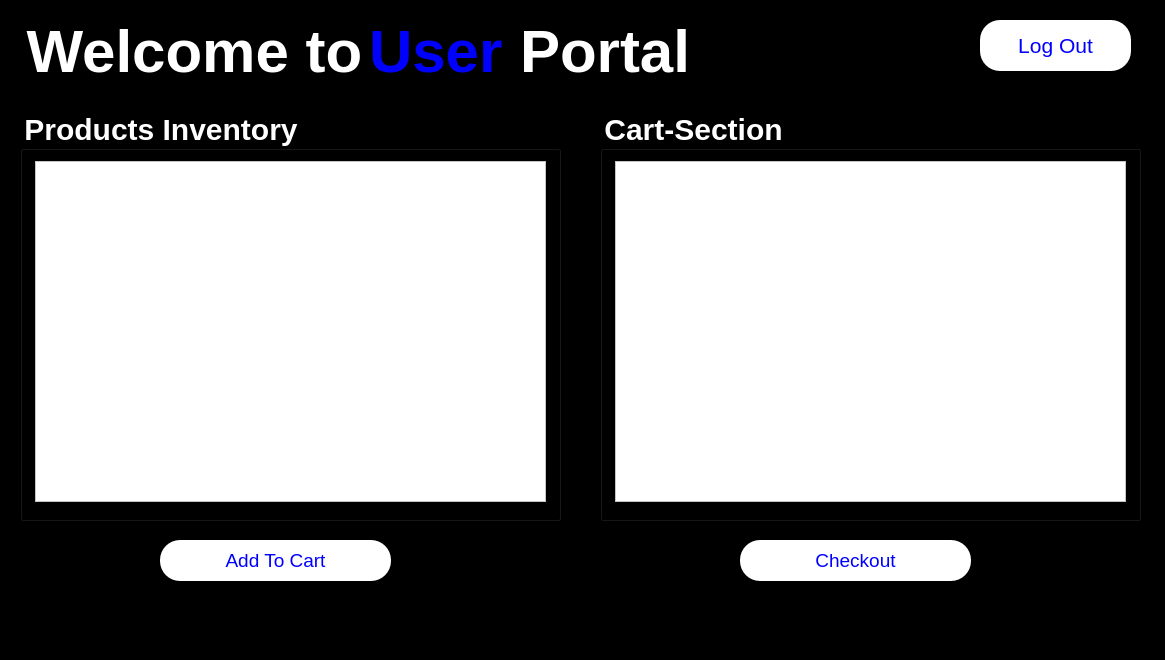
<?xml version="1.0" encoding="UTF-8"?>
<ui version="4.0">
 <class>MainWindowUSER</class>
 <widget class="QMainWindow" name="MainWindowUSER">
  <property name="geometry">
   <rect>
    <x>0</x>
    <y>0</y>
    <width>1165</width>
    <height>660</height>
   </rect>
  </property>
  <property name="windowTitle">
   <string>MainWindow</string>
  </property>
  <property name="styleSheet">
   <string notr="true">background-color: black;</string>
  </property>
  <widget class="QWidget" name="centralwidget">
   <widget class="QWidget" name="layoutWidget">
    <property name="geometry">
     <rect>
      <x>10</x>
      <y>10</y>
      <width>680</width>
      <height>82</height>
     </rect>
    </property>
    <layout class="QGridLayout" name="gridLayout">
     <item row="0" column="1">
      <widget class="QLabel" name="label_2">
       <property name="styleSheet">
        <string notr="true">color: blue;
font-weight: 700;
font-size: 60px;</string>
       </property>
       <property name="text">
        <string>User</string>
       </property>
      </widget>
     </item>
     <item row="0" column="2">
      <widget class="QLabel" name="label_3">
       <property name="styleSheet">
        <string notr="true">color: white;
font-weight: 700;
font-size: 60px;</string>
       </property>
       <property name="text">
        <string>Portal</string>
       </property>
      </widget>
     </item>
     <item row="0" column="0">
      <widget class="QLabel" name="label">
       <property name="styleSheet">
        <string notr="true">color: white;
font-weight: 700;
font-size: 60px;</string>
       </property>
       <property name="text">
        <string> Welcome to</string>
       </property>
      </widget>
     </item>
    </layout>
   </widget>
   <widget class="QGroupBox" name="groupBox">
    <property name="geometry">
     <rect>
      <x>20</x>
      <y>110</y>
      <width>541</width>
      <height>411</height>
     </rect>
    </property>
    <property name="styleSheet">
     <string notr="true">color: white;
font-size: 30px;
font-weight: 600;</string>
    </property>
    <property name="title">
     <string>Products Inventory</string>
    </property>
    <widget class="QTableWidget" name="Product_Table">
     <property name="geometry">
      <rect>
       <x>15</x>
       <y>51</y>
       <width>511</width>
       <height>341</height>
      </rect>
     </property>
     <property name="styleSheet">
      <string notr="true">color: black;
font-size: 20px;
background-color: white;</string>
     </property>
    </widget>
   </widget>
   <widget class="QGroupBox" name="groupBox_2">
    <property name="geometry">
     <rect>
      <x>600</x>
      <y>110</y>
      <width>541</width>
      <height>411</height>
     </rect>
    </property>
    <property name="styleSheet">
     <string notr="true">color: white;
font-size: 30px;
font-weight: 600;</string>
    </property>
    <property name="title">
     <string>Cart-Section</string>
    </property>
    <widget class="QTableWidget" name="Cart_Table">
     <property name="geometry">
      <rect>
       <x>15</x>
       <y>51</y>
       <width>511</width>
       <height>341</height>
      </rect>
     </property>
     <property name="styleSheet">
      <string notr="true">color: black;
font-size: 20px;
background-color: white;</string>
     </property>
    </widget>
   </widget>
   <widget class="QPushButton" name="pushButton">
    <property name="geometry">
     <rect>
      <x>160</x>
      <y>540</y>
      <width>231</width>
      <height>41</height>
     </rect>
    </property>
    <property name="font">
     <font>
      <pointsize>14</pointsize>
      <bold>false</bold>
     </font>
    </property>
    <property name="styleSheet">
     <string notr="true">color: blue;
font-size: larger;
font-weight: 400;
border: none;
border-radius: 20px;
background-color: white;</string>
    </property>
    <property name="text">
     <string>Add To Cart</string>
    </property>
   </widget>
   <widget class="QPushButton" name="pushButton_2">
    <property name="geometry">
     <rect>
      <x>740</x>
      <y>540</y>
      <width>231</width>
      <height>41</height>
     </rect>
    </property>
    <property name="font">
     <font>
      <pointsize>14</pointsize>
      <bold>false</bold>
     </font>
    </property>
    <property name="styleSheet">
     <string notr="true">color: blue;
font-size: larger;
font-weight: 400;
border: none;
border-radius: 20px;
background-color: white;</string>
    </property>
    <property name="text">
     <string>Checkout</string>
    </property>
   </widget>
   <widget class="QPushButton" name="pushButton_3">
    <property name="geometry">
     <rect>
      <x>980</x>
      <y>20</y>
      <width>151</width>
      <height>51</height>
     </rect>
    </property>
    <property name="font">
     <font>
      <pointsize>16</pointsize>
      <bold>false</bold>
     </font>
    </property>
    <property name="styleSheet">
     <string notr="true">color: blue;
font-size: xx-large;
font-weight: 400;
border: none;
border-radius: 20px;
background-color: white;</string>
    </property>
    <property name="text">
     <string>Log Out</string>
    </property>
   </widget>
  </widget>
  <widget class="QMenuBar" name="menubar">
   <property name="geometry">
    <rect>
     <x>0</x>
     <y>0</y>
     <width>1165</width>
     <height>22</height>
    </rect>
   </property>
  </widget>
  <widget class="QStatusBar" name="statusbar"/>
 </widget>
 <resources/>
 <connections/>
</ui>
